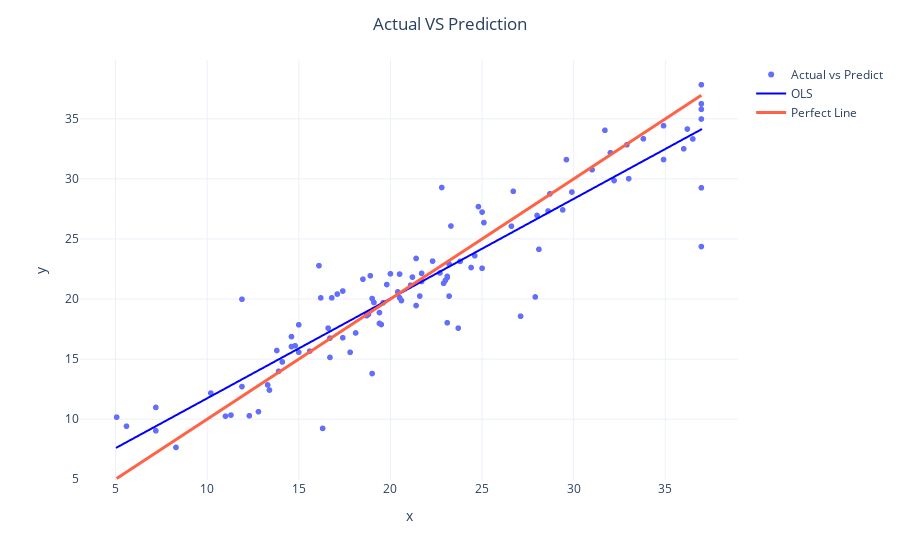

Write notebook code for a chart like this one.
### Code cell
error_scatter(predictions['MEDV'], predictions['prediction_label'])
